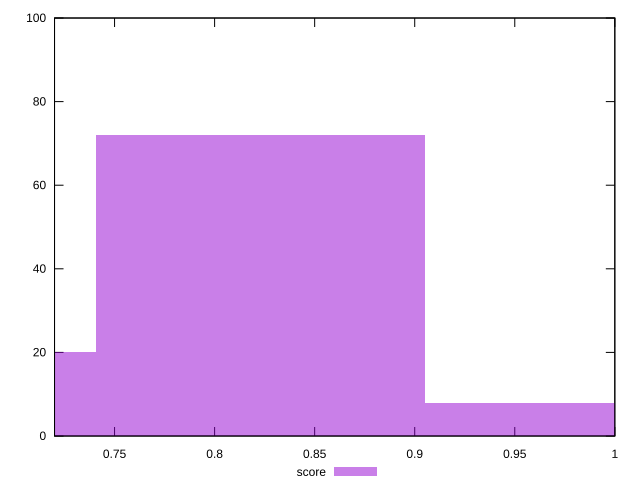

This figure's gnuplot source:
reset

$score <<EOF
0.822814478536516 72
0.6582515828292128 20
0.9873773742438192 8
EOF

set key outside below
set boxwidth 0.1645628957073032
set xrange [0.72:1]
set yrange [0:100]
set trange [0:100]
set style fill transparent solid 0.5 noborder
set terminal svg size 640, 490 enhanced background rgb 'white'
set output "report_00015_2021-02-09T16-11-33.973Z/offscreen-images/samples/pages+cached/score/histogram.svg"

plot $score title "score" with boxes

reset
